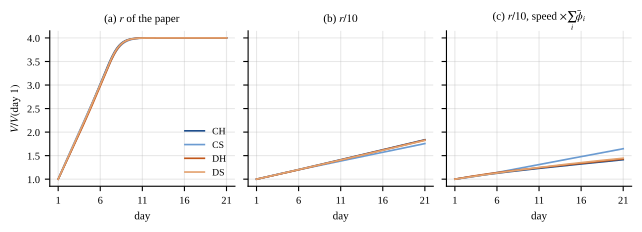

Recreate this plot in Python.
#!/usr/bin/env python3
"""fig_validation_volume.py -- model biofilm volume V(t)/V(day 1) of the flat layer with the calibrated five-species
point model (CH, CS, DH, DS), for the front speed of the paper, one tenth of it, and one tenth tied to the living
fraction. Model results only (ansys_usermat/apdl/results/2026-10-validation/); the measured volumes of Heine et al. 2025
are described in the text, not plotted here.

    python papers/coupling_paper/fig_validation_volume.py -> papers/coupling_paper/fig_validation_volume.pdf
"""
import glob
import json
import sys
from pathlib import Path

import matplotlib
matplotlib.use("Agg")
import matplotlib.pyplot as plt  # noqa: E402

HERE = Path(__file__).resolve().parent
ROOT = HERE.parents[1]
sys.path.insert(0, str(ROOT / "ansys_usermat"))
import figstyle  # noqa: E402

figstyle.apply()
RES = ROOT / "ansys_usermat/apdl/results/2026-10-validation"
PANELS = [("front1", False, r"(a) $r$ of the paper"), ("front0.1", False, r"(b) $r/10$"),
          ("front0.1", True, r"(c) $r/10$, speed $\times\sum_i\bar\phi_i$")]
COL = {"CH": "#1f4e8c", "CS": "#6b9bd1", "DH": "#c2571a", "DS": "#e3a26f"}
fig, axs = plt.subplots(1, 3, figsize=(6.3, 2.2), sharey=True, constrained_layout=True)
for ax, (fr, fl, title) in zip(axs, PANELS):
    for c in ("CH", "CS", "DH", "DS"):
        pat = f"coupled_living_consumption_{fr}_ecocal5_{c}_dtc0.0025_phimin0.001_fortran_gc1*_tvd_wgmirror_fast_layer.json"
        fs = [f for f in glob.glob(str(RES / pat)) if ("frontliv" in f) == fl and "growliv" not in f and "_h0" not in f]
        r = list(json.load(open(fs[0]))["runs"].values())[0]
        t = [1 + 20 * x for x in r["t"]]
        V = r["phi_total_mm3"]
        ax.plot(t, [v / V[0] for v in V], color=COL[c], lw=1.2, label=c)
    ax.set_title(title, fontsize=8)
    ax.set_xlabel("day", fontsize=8)
    ax.set_xticks([1, 6, 11, 16, 21])
    ax.tick_params(labelsize=7.5)
axs[0].set_ylabel(r"$V/V(\mathrm{day}\ 1)$", fontsize=8)
axs[0].legend(fontsize=7, frameon=False)
fig.savefig(HERE / "fig_validation_volume.pdf")
print("wrote", HERE / "fig_validation_volume.pdf")
